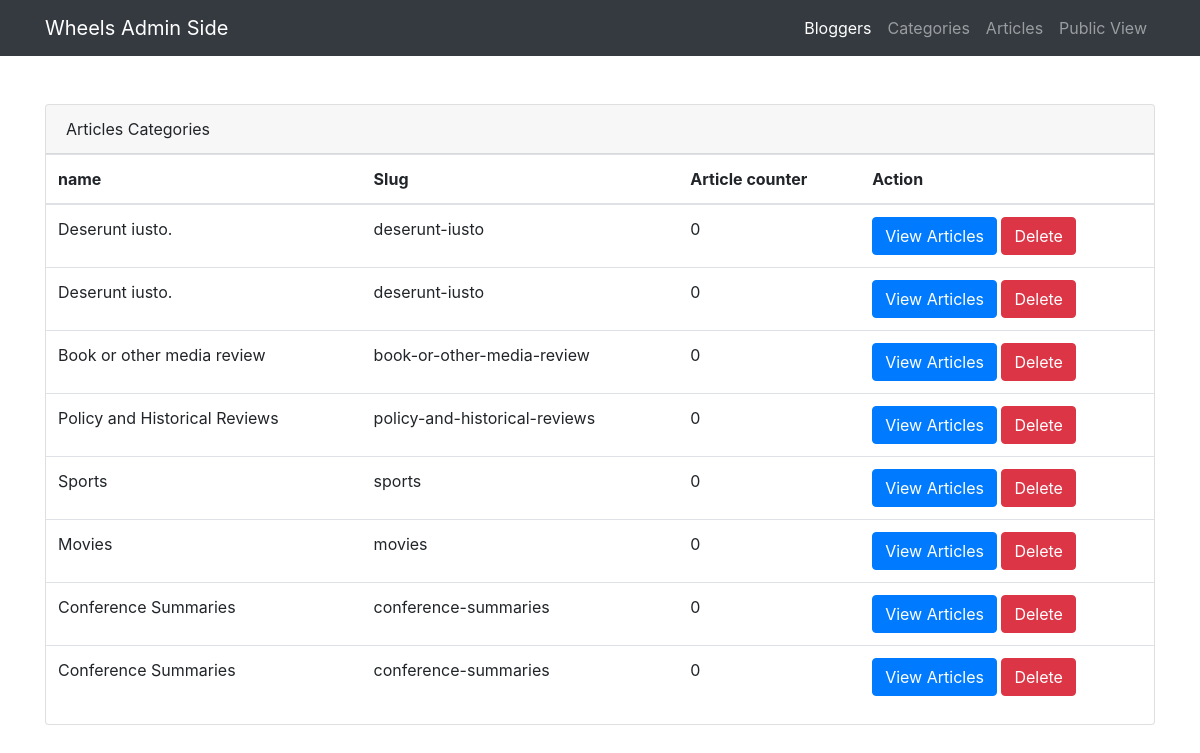
Page /admin-home/categories/ on the earlier database version.
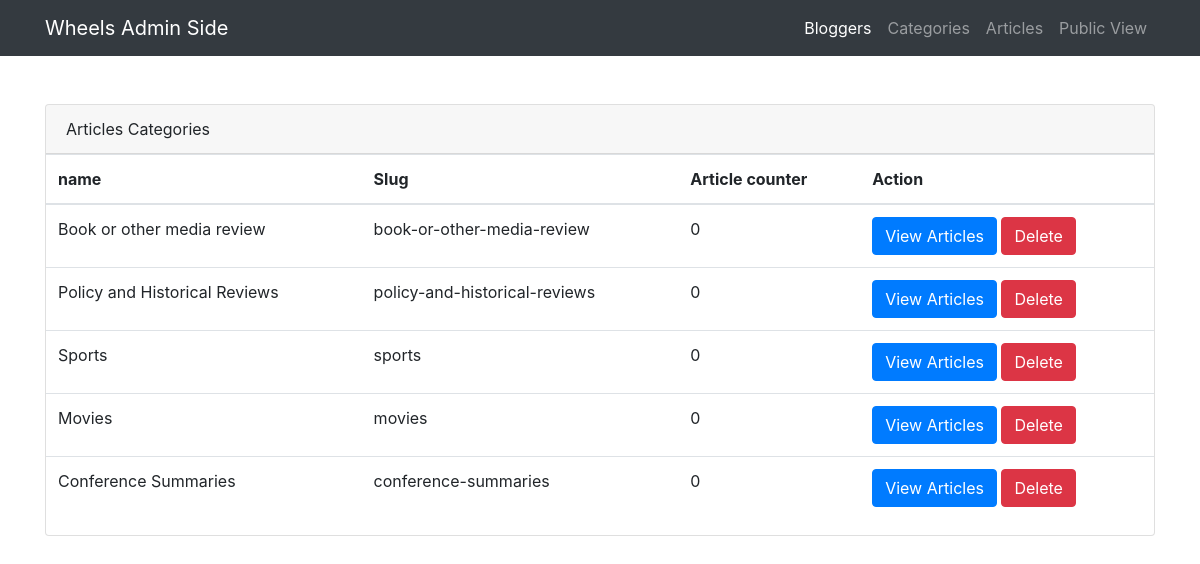
Same page on the later database version.
### backend/models.py (models this page shows)
class  ArticleCategory(models.Model):
    name = models.CharField( max_length=150)
    slug = models.CharField( max_length=150)

### backend/views.py (the view)
# urls.py: path('categories/', views.categories, name='categories'),
def categories(request):
    article_categories = ArticleCategory.objects.all()
    args_to_template = {
        "article_categories":article_categories
    }
    return render(request, 'backend/categories.html', args_to_template)

### backend/templates/backend/categories.html (shortened to what this page needs)
{% extends "admin_default.html" %}
{% block layout_content %}
<div>
   <div class="card mt-5"  >
      <div class="card-header">
         Articles Categories
      </div>
      <table class="table">
         <thead>
            <tr>
               <th scope="col">name</th>
               <th scope="col">Slug</th>
               <th scope="col">Article counter</th>
               <th scope="col">Action</th>
            </tr>
         </thead>
         <tbody>
         {% for item in article_categories %}
            <tr>
               <td>{{item.name}}</td>
               <td>{{item.slug}}</td>
               <td>0</td>
               <td>
                  <div class="btn-gro up" role="group" aria-label="Basic example">
                     <a  href="#" class="btn btn-primary">View Articles </a>
                     <a href="{% url 'delete_categories' item.id %}" class="btn btn-danger">Delete</a>
                  </div>
               </td>
            </tr>
            {% endfor %}
         </tbody>
      </table>
   </div>
</div>
{% endblock %}

Differences in the rows shown:
removed ArticleCategory: name "Deserunt iusto.", slug "deserunt-iusto"
removed ArticleCategory: name "Deserunt iusto.", slug "deserunt-iusto"
removed ArticleCategory: name "Conference Summaries", slug "conference-summaries"
